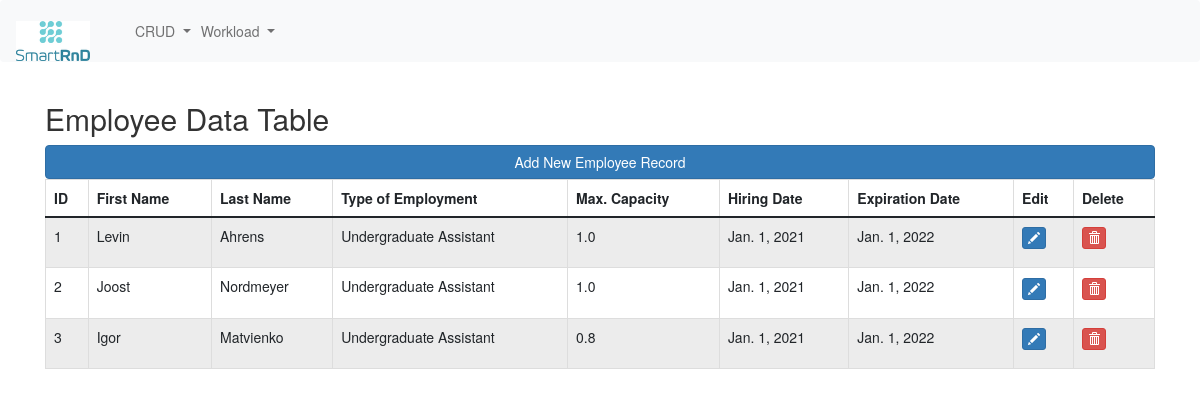
/employee/, run on the app's committed database.
### erpapp/models.py (models this page shows, shortened)
class Employee(models.Model):
    firstname = models.CharField('First Name', max_length=32)
    lastname = models.CharField('Last Name', max_length=32)
    type_choices = [
        ('Undergraduate Assistant', 'Undergraduate Assistant'),
        ('Research Assistant', 'Research Assistant')
    ]
    type = models.CharField('Type of Employment', choices=type_choices, max_length=32)
    capacity = models.FloatField('Capacity', default=1.0)
    hiring_date = models.DateField('Hiring Date')
    expiration_date = models.DateField('Expiration Date')
    @property
    def fullname(self):
        return '{} {}'.format(self.firstname, self.lastname)
    class Meta:
        db_table = "employee"

### erpapp/views.py (the view)
# urls.py: path('employee/', views.employee),
def employee(request):
    employees = Employee.objects.all()
    context = {
        'employees': employees
    }
    return render(request, 'employee.html', context)

### erpapp/Templates/employee.html (shortened to what this page needs)
{% extends "base.html" %}
{% block content %}
<head>
    {% load static %}
</head>
<div class="col-md-12">
    <h2>Employee Data Table</h2>
    <span><a href="/add_new_emp" class="btn btn-primary btn-block">Add New Employee Record</a></span>
    <div class="table-responsive">
        <table id="bootstrapdatatable" class="table table-striped table-bordered" width="100%">
            <thead>
            <tr>
                <th>ID</th>
                <th>First Name</th>
                <th>Last Name</th>
                <th>Type of Employment</th>
                <th>Max. Capacity</th>
                <th>Hiring Date</th>
                <th>Expiration Date</th>
                <th>Edit</th>
                <th>Delete</th>
            </tr>
            </thead>
            <tbody>
            {% for employee in employees %}
            <tr>
                <td>{{ employee.id }}</td>
                <td>{{ employee.firstname }}</td>
                <td>{{ employee.lastname }}</td>
                <td>{{ employee.type }}</td>
                <td>{{ employee.capacity }}</td>
                <td>{{ employee.hiring_date }}</td>
                <td>{{ employee.expiration_date }}</td>
                <td><p data-placement="top" data-toggle="tooltip" title="Edit"><a href="/edit_emp/{{ employee.id }}"
                                                                                  class="btn btn-primary btn-xs"
                                                                                  data-title="Edit"
                                                                                  data-toggle="confirmation"
                                                                                  data-target="#edit"><span
                        class="glyphicon glyphicon-pencil"></span></a></p></td>
                <td><p data-placement="top" data-toggle="tooltip" title="Delete"><a href="/delete_emp/{{ employee.id }}"
                                                                                    class="btn btn-danger btn-xs"
                                                                                    data-title="Delete"
                                                                                    data-toggle="confirmation"
                                                                                    data-target="#delete" id="delete"
                                                                                    onclick="return confirm_delete('{{ employee.fullname }}')"><span
                        class="glyphicon glyphicon-trash"></span></a></p></td>
            </tr>
            {% endfor %}
            </tbody>
        </table>
    </div>
</div>
{% endblock content %}

### data on the page
Employee: id "1", firstname "Levin", lastname "Ahrens", type "Undergraduate Assistant", capacity "1.0", hiring_date "Jan. 1, 2021", expiration_date "Jan. 1, 2022"
Employee: id "2", firstname "Joost", lastname "Nordmeyer", type "Undergraduate Assistant", capacity "1.0", hiring_date "Jan. 1, 2021", expiration_date "Jan. 1, 2022"
Employee: id "3", firstname "Igor", lastname "Matvienko", type "Undergraduate Assistant", capacity "0.8", hiring_date "Jan. 1, 2021", expiration_date "Jan. 1, 2022"
